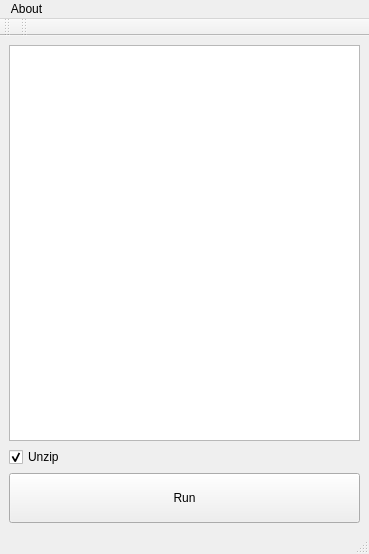
<?xml version="1.0" encoding="UTF-8"?>
<ui version="4.0">
 <class>MainWindow</class>
 <widget class="QMainWindow" name="MainWindow">
  <property name="geometry">
   <rect>
    <x>0</x>
    <y>0</y>
    <width>369</width>
    <height>554</height>
   </rect>
  </property>
  <property name="windowTitle">
   <string>MainWindow</string>
  </property>
  <widget class="QWidget" name="centralwidget">
   <property name="enabled">
    <bool>true</bool>
   </property>
   <layout class="QVBoxLayout" name="verticalLayout">
    <item>
     <widget class="QListWidget" name="listWidget"/>
    </item>
    <item>
     <layout class="QHBoxLayout" name="horizontalLayout">
      <item>
       <widget class="QCheckBox" name="checkBox">
        <property name="text">
         <string>Unzip</string>
        </property>
        <property name="checked">
         <bool>true</bool>
        </property>
       </widget>
      </item>
      <item>
       <spacer name="horizontalSpacer">
        <property name="orientation">
         <enum>Qt::Horizontal</enum>
        </property>
        <property name="sizeHint" stdset="0">
         <size>
          <width>40</width>
          <height>20</height>
         </size>
        </property>
       </spacer>
      </item>
     </layout>
    </item>
    <item>
     <widget class="QPushButton" name="pushButton">
      <property name="minimumSize">
       <size>
        <width>0</width>
        <height>50</height>
       </size>
      </property>
      <property name="text">
       <string>Run</string>
      </property>
     </widget>
    </item>
   </layout>
  </widget>
  <widget class="QMenuBar" name="menubar">
   <property name="geometry">
    <rect>
     <x>0</x>
     <y>0</y>
     <width>369</width>
     <height>23</height>
    </rect>
   </property>
   <widget class="QMenu" name="menuAbout">
    <property name="title">
     <string>About</string>
    </property>
    <addaction name="actionOpen_Repository_on_GitHub"/>
   </widget>
   <addaction name="menuAbout"/>
  </widget>
  <widget class="QStatusBar" name="statusbar"/>
  <widget class="QToolBar" name="toolBar">
   <property name="windowTitle">
    <string>toolBar</string>
   </property>
   <attribute name="toolBarArea">
    <enum>TopToolBarArea</enum>
   </attribute>
   <attribute name="toolBarBreak">
    <bool>false</bool>
   </attribute>
  </widget>
  <widget class="QToolBar" name="toolBar_2">
   <property name="windowTitle">
    <string>toolBar_2</string>
   </property>
   <attribute name="toolBarArea">
    <enum>TopToolBarArea</enum>
   </attribute>
   <attribute name="toolBarBreak">
    <bool>false</bool>
   </attribute>
  </widget>
  <action name="actionOpen_Repository_on_GitHub">
   <property name="text">
    <string>FolderIntegrator on GitHub</string>
   </property>
  </action>
 </widget>
 <resources/>
 <connections/>
</ui>
